Frame 1 (no input): blank canvas, image omitted
Frame 60 (the mouse pressed at the canvas centre just before this capture): blank canvas, image omitted
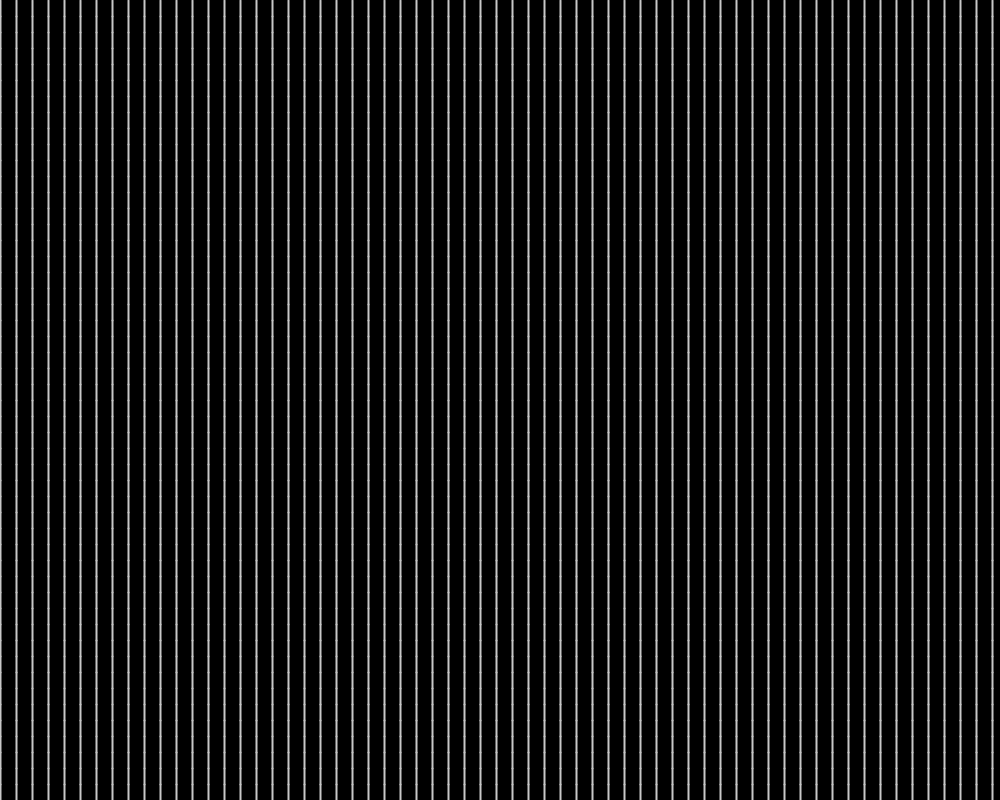
Frame 120 (the mouse held since frame 60 and released just before this capture)

The Processing sketch whose frames 1 and 60 were blank and that drew this single picture after the mouse press (run headless with seeded random() and noise(); from frame 60 on, the mouse is pressed at the canvas centre):

// Processing sketch: complexTransform
// ── complexTransform.pde
int hw, hh, step;
float pwr;
boolean wait;

void setup() {
  size(1000,800);
  hw = (int)width/2;  hh = (int)height/2;
  step = 10;
  stroke(200);  strokeWeight(2);
}

void draw() {
  background(0);
  translate(hw,hh);
  pwr = map(mouseX,0,width,0,2);
  step = int(30-14*pwr);
  int[] prev = {0,0};
  for (int i = 0; i <= width; i += step) {
    wait = true;
    for (int j = 0; j <= height; j += step) {
      float r = sqrt(sq(i-hw)+sq(j-hh));
      float theta = atan2(j-hh,i-hw);
      int[] orig = inv(r,theta);
      if (abs(orig[0]) > hw || abs(orig[1]) > hh) continue;
      if (!wait) line(prev[0],prev[1],orig[0],orig[1]);
      prev = orig;  wait = false;
    }
  }
}

int[] inv(float r, float theta) {
  int[] orig = { round(pow(r,pwr)*cos(theta*pwr)), round(pow(r,pwr)*sin(theta*pwr)) };
  return orig;
}
